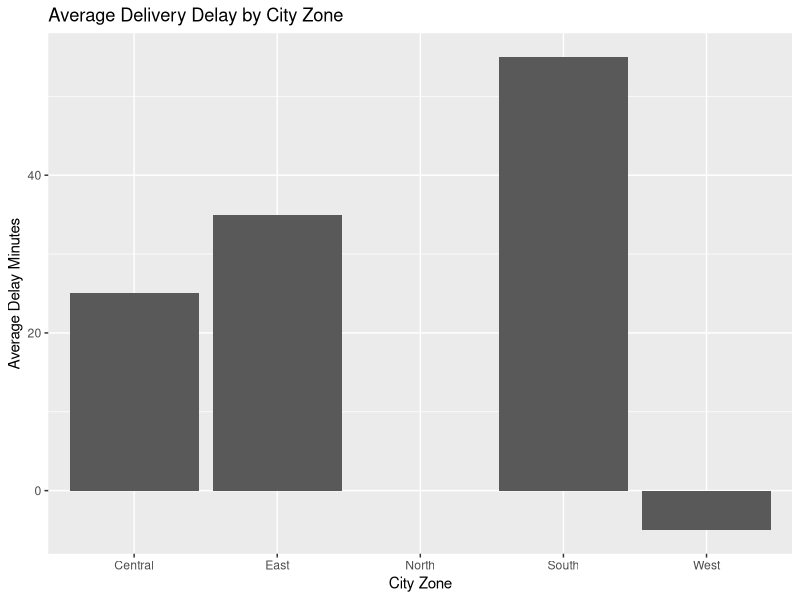

The R script that drew this image:
library(readr)
library(ggplot2)
library(dplyr)

df <- read_csv("../Data/sample_northstar_data.csv")

zone_delay <- df %>%
  group_by(city_zone) %>%
  summarise(avg_delay = mean(delay_minutes))

ggplot(zone_delay, aes(x = city_zone, y = avg_delay)) +
  geom_col() +
  labs(
    title = "Average Delivery Delay by City Zone",
    x = "City Zone",
    y = "Average Delay Minutes"
  )
